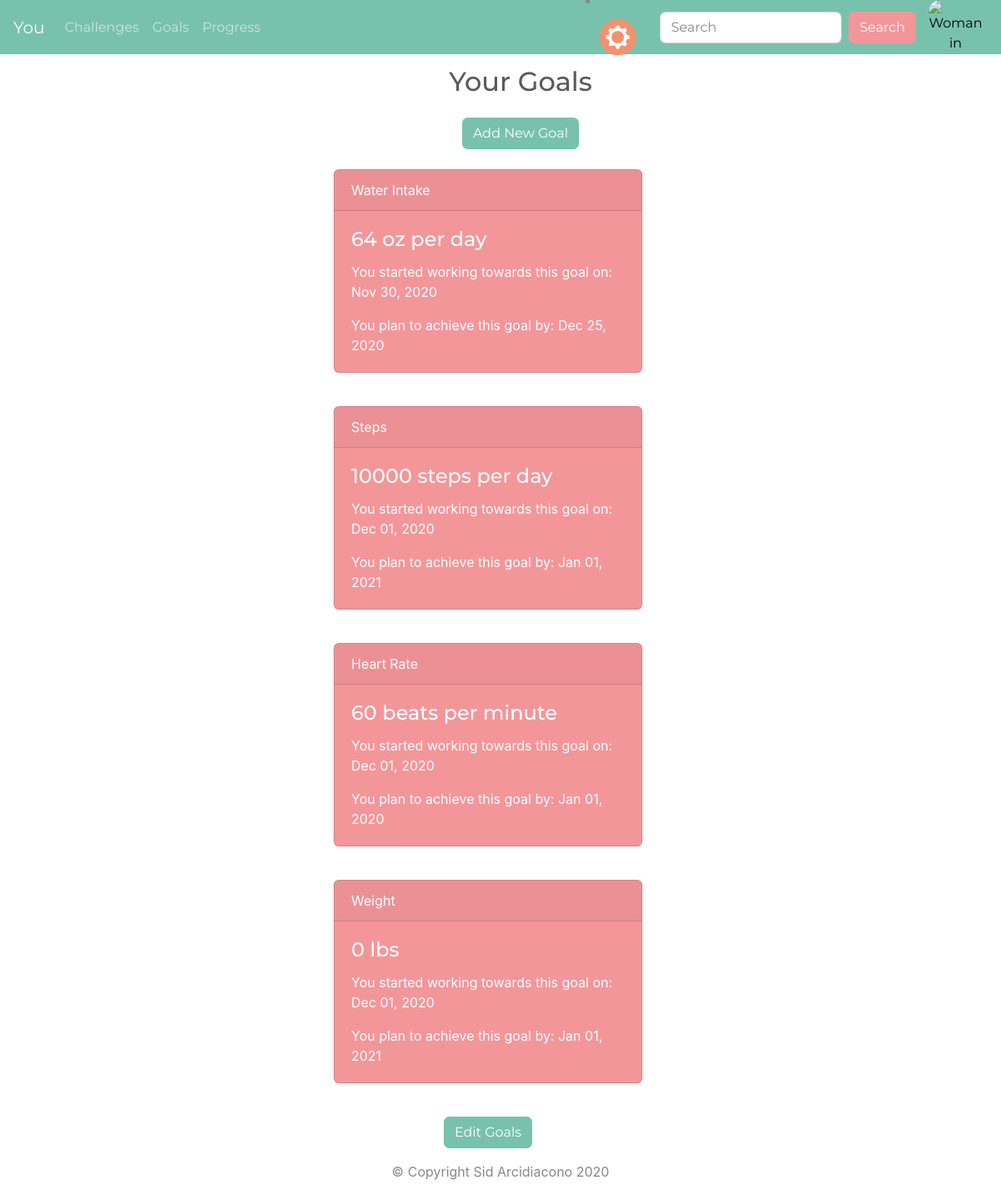
The page /goals (signed in) on the database as committed earlier.
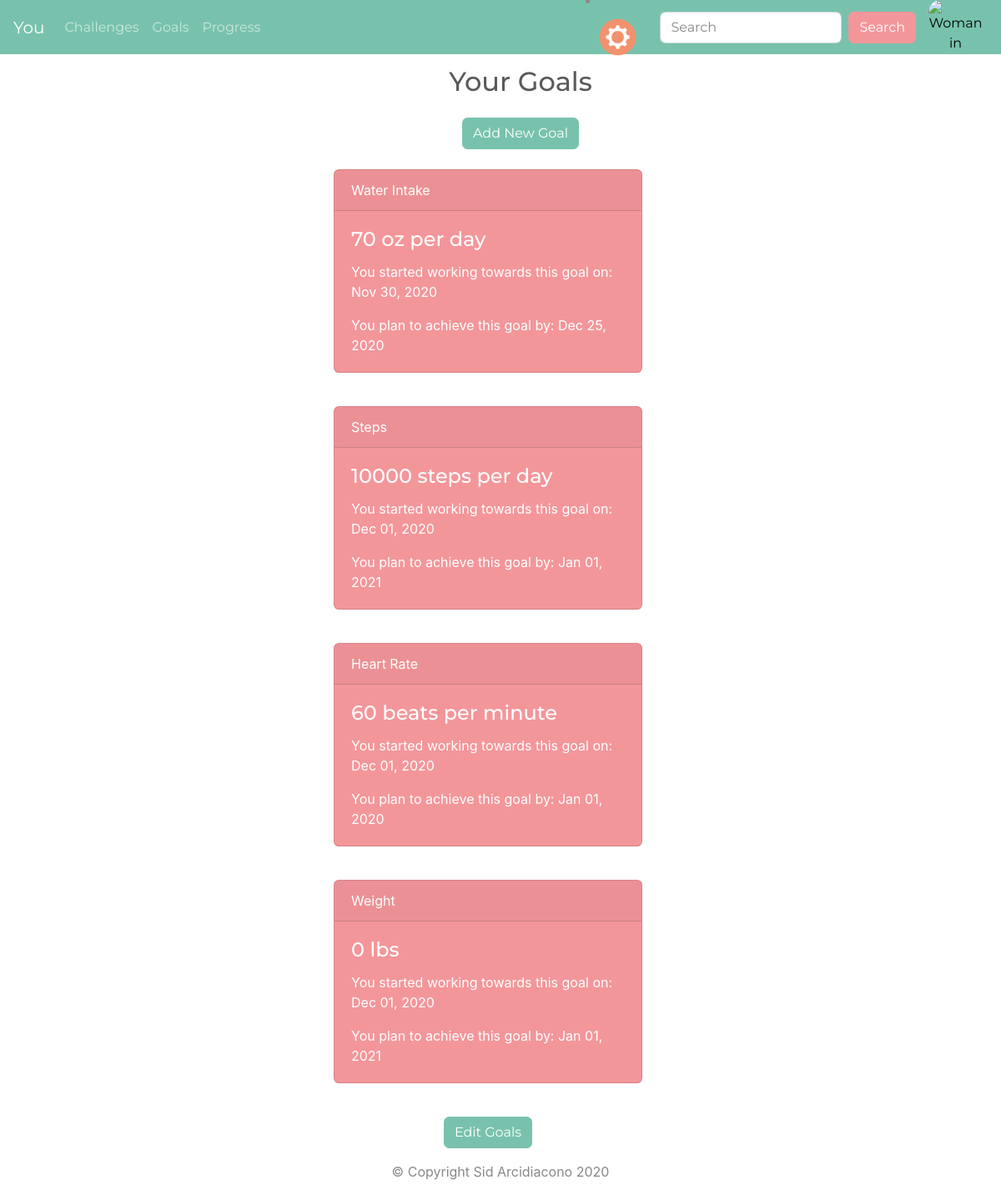
The same page on the database as committed later.
### you_app/models.py (models this page shows, shortened)
class Goal(db.Model):
    id = db.Column(db.Integer, primary_key=True)
    category = db.Column(db.String(40), nullable=False)
    goal = db.Column(db.Integer, nullable=False, default=0)
    start_date = db.Column(db.DateTime, default=datetime.now)
    end_date = db.Column(db.DateTime, default=datetime.now)
    user_baseline = db.Column(db.Integer, default=0, nullable=False)
    daily_goal_percent = db.Column(db.Integer, default=0)
    percent_complete = db.Column(db.Integer, default=0)
    percentile_friends = db.Column(db.Integer, default=0)
    daily_expected_improvement = db.Column(db.Integer, default=0)
    set_daily_expected = db.Column(db.DateTime, default=date.today())
    daily_expected_intake = db.Column(db.Integer, default=0)
    user_id = db.Column(db.Integer, db.ForeignKey("user.id"))
    def daily_expected(self):
        days_to_accomplish = (self.end_date - self.start_date).days
        improvement_needed = self.goal - self.user_baseline
        if improvement_needed < 0:
            print(f"Negative improvement needed: {improvement_needed}")
            improvement_needed = self.user_baseline - self.goal
        self.daily_expected_improvement = math.ceil(
            improvement_needed / days_to_accomplish
        )
        return self.daily_expected_improvement
    def set_daily_expected_intake(self):
        if not self.daily_expected_intake:
            self.daily_expected_intake = (
                self.user_baseline + self.daily_expected_improvement
            )
        elif (
            datetime.strptime(str(date.today()), "%Y-%m-%d")
            - self.set_daily_expected
        ).days > 1 and self.daily_expected_intake:
            self.daily_expected_intake += self.daily_expected_improvement
        return self.daily_expected_intake

### you_app/goals/routes.py (the view)
@goal.route("/goals")
@login_required
def goals():
    goals = Goal.query.filter_by(user_id=current_user.id).all()
    for goal in goals:
        goal.daily_expected()
        goal.set_daily_expected_intake()
        db.session.commit()
    return render_template("goals.html", goals=goals)

### you_app/models.py (called while the page is built)
@login_manager.user_loader
def user_loader(user_id):
    return User.query.filter_by(id=user_id).first()

### you_app/templates/goals.html (shortened to what this page needs)
{% extends 'base.html' %}
{% block content %}
<div class="container-fluid w-100 p-0">
  <div class="row w-100 justify-content-center m-4">
    <div class="col-md-6 justify-content-center text-center">
      <h2 class="mb-4">Your Goals</h2>
      <button type="button" class="btn btn-primary m-auto" id="start-modal-btn">Add New Goal</button>
    </div>
  </div>
  {% if goals %}
  {% for goal in goals %}
  <div class="row w-100">
    <div class="col-md-4 ml-auto mr-auto mb-4">
      <div class="card text-white bg-secondary mb-3">
        <div class="card-header">{{ goal.category }}</div>
        <div class="card-body">
          {% if goal.category == "Water Intake" %}
          <h4 class="card-title">{{ goal.goal }} oz per day</h4>
          {% elif goal.category == "Steps" %}
          <h4 class="card-title">{{ goal.goal }} steps per day</h4>
          {% elif goal.category == "Heart Rate" %}
          <h4 class="card-title">{{ goal.goal }} beats per minute</h4>
          {% elif goal.category == "Calories" %}
          <h4 class="card-title">{{ goal.goal }} calories per day</h4>
          {% elif goal.category == "Weight" %}
          <h4 class="card-title">{{ goal.goal }} lbs</h4>
          {% endif %}
          <p class="card-text">You started working towards this goal on: {{ goal.start_date.strftime('%b %d, %Y') }}</p>
          <p class="card-text">You plan to achieve this goal by: {{ goal.end_date.strftime('%b %d, %Y') }}</p>
        </div>
      </div>
    </div>
  </div>
  {% endfor %}
  <div class="row w-100 justify-content-center">
    <div class="col-md-4 ml-auto mr-auto text-center">
      <button type="button" class="btn btn-primary open-edit-goal">Edit Goals</button>
    </div>
  </div>
  {% else %}
  <div class="row w-100 justify-content-center">
    <div class="col-md-6 text-center">
      <h5 class="log-in-msg">You haven't added any goals yet. Try adding one!</h5>
    </div>
  </div>
  {% endif %}
</div>
{% endblock %}

Rows that differ between the two databases and show on the page:
changed Goal "Water Intake": goal "64" → "70"
